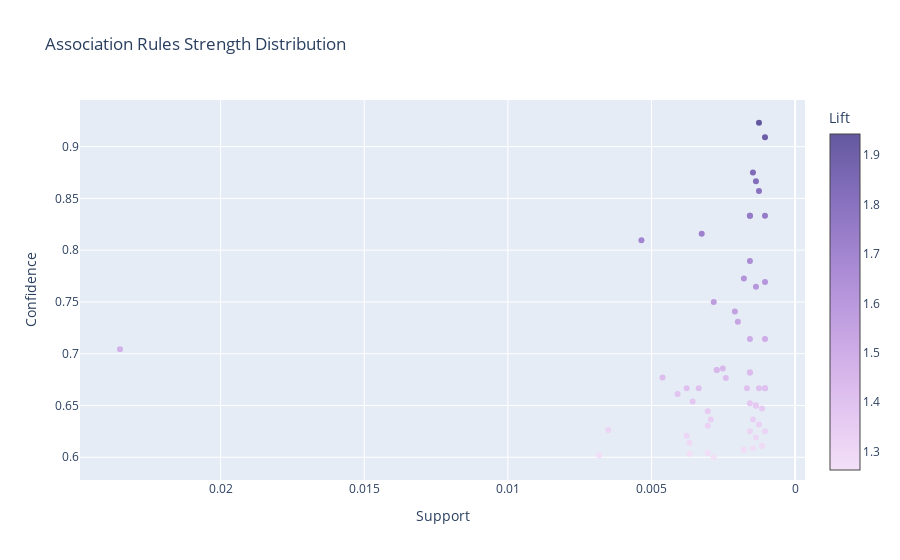
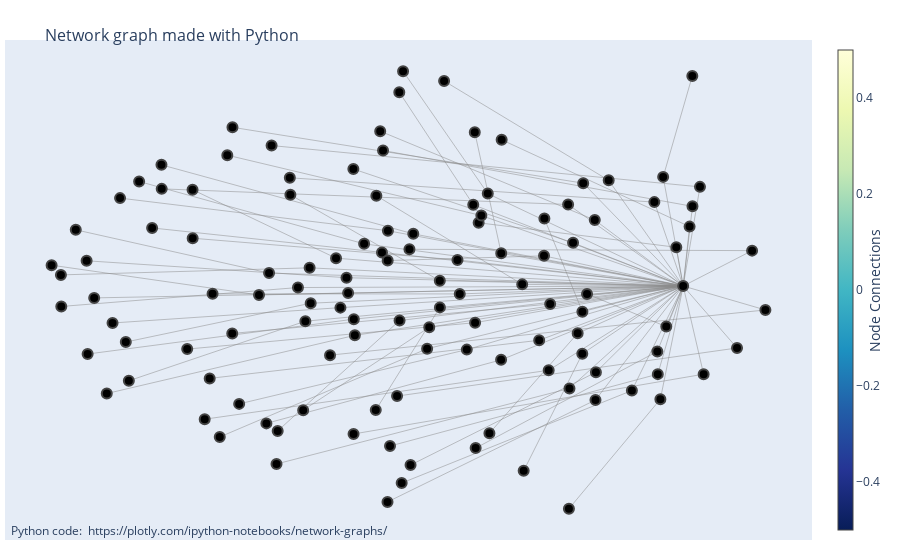

Notebook source saved alongside these figures, in order:
### Code cell
start = time.time()
itemsets, rules = efficient_apriori(transactions, min_support=min_sup, min_confidence=0.6)
times['efficient-apriori'] = time.time() - start
output_efficient_apriori(rules)

### Figure 1 — Plotly figure (JSON) as saved in the notebook; plotly's stock layout.template omitted (floating-point values rounded to 4 significant figures)
{"data": [{"marker": {"color": [1.44, 1.272, 1.717, 1.278, 1.704, 1.318, 1.327, 1.483, 1.373, 1.286, 1.316, 1.281, 1.339, 1.267, 1.443, 1.403, 1.619, 1.425, 1.263, 1.403, 1.435, 1.504, 1.754, 1.292, 1.27, 1.403, 1.559, 1.278, 1.662, 1.61, 1.842, 1.804, 1.356, 1.306, 1.403, 1.278, 1.368, 1.391, 1.627, 1.329, 1.538, 1.435, 1.362, 1.44, 1.368, 1.286, 1.303, 1.368, 1.339, 1.754, 1.316, 1.424, 1.943, 1.579, 1.824, 1.754, 1.376, 1.403, 1.403, 1.504, 1.914], "colorbar": {"title": {"text": "Lift"}}, "colorscale": [[0.0, "rgb(243, 224, 247)"], [0.1667, "rgb(228, 199, 241)"], [0.3333, "rgb(209, 175, 232)"], [0.5, "rgb(185, 152, 221)"], [0.6667, "rgb(159, 130, 206)"], [0.8333, "rgb(130, 109, 186)"], [1.0, "rgb(99, 88, 159)"]]}, "mode": "markers", "text": ["['Art Tray'] => ['Coffee'], Lift: 1.4401966710061374", "['Bakewell'] => ['Coffee'], Lift: 1.2717121245583036", "['Extra Salami or Feta'] => ['Coffee'], Lift: 1.7171575692765482", "['Granola'] => ['Coffee'], Lift: 1.2779767163048965", "['Keeping It Local'] => ['Coffee'], Lift: 1.7039689550731953", "['Salad'] => ['Coffee'], Lift: 1.3182219723739157", "['Tartine'] => ['Coffee'], Lift: 1.3270039560608387", "['Toast'] => ['Coffee'], Lift: 1.4826988465897728", "['Alfajores, Cookies'] => ['Coffee'], Lift: 1.3727627131663849", "['Alfajores, NONE'] => ['Coffee'], Lift: 1.2863295053003534", "['Brownie, Cookies'] => ['Coffee'], Lift: 1.315564266784452", "['Brownie, NONE'] => ['Coffee'], Lift: 1.2812451989552927", "['Brownie, Sandwich'] => ['Coffee'], Lift: 1.3394836170896243", "['Cake, Hot chocolate'] => ['Coffee'], Lift: 1.266839664310954", "['Cake, Medialuna'] => ['Coffee'], Lift: 1.4433619384149419", "['Cake, NONE'] => ['Coffee'], Lift: 1.403268551236749", "['Cake, Salad'] => ['Coffee'], Lift: 1.6191560206577875", "['Cake, Sandwich'] => ['Coffee'], Lift: 1.424857298178853", "['Cake, Scone'] => ['Coffee'], Lift: 1.2629416961130742", "['Cake, Smoothies'] => ['Coffee'], Lift: 1.4032685512367493", "['Cake, Tiffin'] => ['Coffee'], Lift: 1.4351610183103116", "['Cake, Toast'] => ['Coffee'], Lift: 1.5035020191822313", "['Cake, Vegan mincepie'] => ['Coffee'], Lift: 1.7540856890459364", "['Cookies, Hot chocolate'] => ['Coffee'], Lift: 1.2924841919285848", "['Cookies, Juice'] => ['Coffee'], Lift: 1.2701999817229195", "['Cookies, Medialuna'] => ['Coffee'], Lift: 1.403268551236749", "['Cookies, NONE'] => ['Coffee'], Lift: 1.5591872791519437", "['Cookies, Pastry'] => ['Coffee'], Lift: 1.2779767163048965", "['Cookies, Scone'] => ['Coffee'], Lift: 1.661765389622466", "['Extra Salami or Feta, NONE'] => ['Coffee'], Lift: 1.6096315734774476", "['Extra Salami or Feta, Salad'] => ['Coffee'], Lift: 1.8417899734982335", "['Hearty & Seasonal, Sandwich'] => ['Coffee'], Lift: 1.8042024230186773", "['Hot chocolate, Medialuna'] => ['Coffee'], Lift: 1.3564929328621906", "['Hot chocolate, NONE'] => ['Coffee'], Lift: 1.3064914097721458", "['Hot chocolate, Pastry'] => ['Coffee'], Lift: 1.403268551236749", "['Hot chocolate, Scone'] => ['Coffee'], Lift: 1.2779767163048965", "['Jammie Dodgers, Juice'] => ['Coffee'], Lift: 1.3681868374558304", "['Juice, NONE'] => ['Coffee'], Lift: 1.391376444870336", "['Juice, Pastry'] => ['Coffee'], Lift: 1.6265158207516865", "['Juice, Scone'] => ['Coffee'], Lift: 1.3294123116979728", "['Juice, Spanish Brunch'] => ['Coffee'], Lift: 1.5381982196248982", "['Juice, Toast'] => ['Coffee'], Lift: 1.4351610183103116", "['Keeping It Local, Tea'] => ['Coffee'], Lift: 1.3619959467886094", "['Medialuna, NONE'] => ['Coffee'], Lift: 1.4401966710061374", "['Medialuna, Sandwich'] => ['Coffee'], Lift: 1.3681868374558304", "['Medialuna, Toast'] => ['Coffee'], Lift: 1.2863295053003534", "['Muffin, NONE'] => ['Coffee'], Lift: 1.3030350832912672", "['Muffin, Sandwich'] => ['Coffee'], Lift: 1.3681868374558304", "['NONE, Pastry'] => ['Coffee'], Lift: 1.3394836170896243", "['NONE, Scone'] => ['Coffee'], Lift: 1.7540856890459364", "['NONE, Soup'] => ['Coffee'], Lift: 1.3155642667844525", "['NONE, Spanish Brunch'] => ['Coffee'], Lift: 1.423904853460819", "['NONE, Tartine'] => ['Coffee'], Lift: 1.942987224789345", "['NONE, Toast'] => ['Coffee'], Lift: 1.578677120141343", "['Pastry, Toast'] => ['Coffee'], Lift: 1.824249116607774", "['Salad, Sandwich'] => ['Coffee'], Lift: 1.7540856890459364", "['Sandwich, Soup'] => ['Coffee'], Lift: 1.3762826175591194", "['Sandwich, Spanish Brunch'] => ['Coffee'], Lift: 1.403268551236749", "['Bread, Hot chocolate, Pastry'] => ['Coffee'], Lift: 1.4032685512367493", "['Cake, Sandwich, Tea'] => ['Coffee'], Lift: 1.5035020191822313", "['Hot chocolate, Medialuna, NONE'] => ['Coffee'], Lift: 1.913548024413749"], "x": [0.002728, 0.003043, 0.003253, 0.001784, 0.005351, 0.006505, 0.003043, 0.0235, 0.001574, 0.001154, 0.001574, 0.001469, 0.001469, 0.00682, 0.002518, 0.003357, 0.001049, 0.004617, 0.002833, 0.001049, 0.001574, 0.001574, 0.001049, 0.003672, 0.003672, 0.001679, 0.002098, 0.001784, 0.001574, 0.001364, 0.001469, 0.001259, 0.003043, 0.003777, 0.003777, 0.001784, 0.001364, 0.004092, 0.001784, 0.001259, 0.001993, 0.001574, 0.001154, 0.002728, 0.001364, 0.001154, 0.001364, 0.001364, 0.002938, 0.001574, 0.001049, 0.002413, 0.001259, 0.002833, 0.001364, 0.001574, 0.003567, 0.001259, 0.001049, 0.001049, 0.001049], "y": [0.6842, 0.6042, 0.8158, 0.6071, 0.8095, 0.6263, 0.6304, 0.7044, 0.6522, 0.6111, 0.625, 0.6087, 0.6364, 0.6019, 0.6857, 0.6667, 0.7692, 0.6769, 0.6, 0.6667, 0.6818, 0.7143, 0.8333, 0.614, 0.6034, 0.6667, 0.7407, 0.6071, 0.7895, 0.7647, 0.875, 0.8571, 0.6444, 0.6207, 0.6667, 0.6071, 0.65, 0.661, 0.7727, 0.6316, 0.7308, 0.6818, 0.6471, 0.6842, 0.65, 0.6111, 0.619, 0.65, 0.6364, 0.8333, 0.625, 0.6765, 0.9231, 0.75, 0.8667, 0.8333, 0.6538, 0.6667, 0.6667, 0.7143, 0.9091], "type": "scatter"}], "layout": {"xaxis": {"title": {"text": "Support"}, "autorange": "reversed"}, "title": {"text": "Association Rules Strength Distribution"}, "yaxis": {"title": {"text": "Confidence"}}}}

### Figure 2 — Plotly figure (JSON) as saved in the notebook; plotly's stock layout.template omitted (floating-point values rounded to 4 significant figures; data arrays with more than 128 entries replaced by an {"elided": "..."} marker saying what was removed)
{"data": [{"hoverinfo": "none", "line": {"color": "#888", "width": 0.5}, "mode": "lines", "x": {"elided": "366 float values"}, "y": {"elided": "366 float values"}, "type": "scatter"}, {"hoverinfo": "text", "marker": {"color": [], "colorbar": {"thickness": 15, "title": {"side": "right", "text": "Node Connections"}, "xanchor": "left"}, "colorscale": [[0.0, "rgb(255,255,217)"], [0.125, "rgb(237,248,177)"], [0.25, "rgb(199,233,180)"], [0.375, "rgb(127,205,187)"], [0.5, "rgb(65,182,196)"], [0.625, "rgb(29,145,192)"], [0.75, "rgb(34,94,168)"], [0.875, "rgb(37,52,148)"], [1.0, "rgb(8,29,88)"]], "line": {"width": 2}, "reversescale": true, "showscale": true, "size": 10}, "mode": "markers", "text": ["0", "Art Tray", "Coffee", "1", "Bakewell", "2", "Extra Salami or Feta", "3", "Granola", "4", "Keeping It Local", "5", "Salad", "6", "Tartine", "7", "Toast", "8", "Alfajores, Cookies", "9", "Alfajores, NONE", "10", "Brownie, Cookies", "11", "Brownie, NONE", "12", "Brownie, Sandwich", "13", "Cake, Hot chocolate", "14", "Cake, Medialuna", "15", "Cake, NONE", "16", "Cake, Salad", "17", "Cake, Sandwich", "18", "Cake, Scone", "19", "Cake, Smoothies", "20", "Cake, Tiffin", "21", "Cake, Toast", "22", "Cake, Vegan mincepie", "23", "Cookies, Hot chocolate", "24", "Cookies, Juice", "25", "Cookies, Medialuna", "26", "Cookies, NONE", "27", "Cookies, Pastry", "28", "Cookies, Scone", "29", "Extra Salami or Feta, NONE", "30", "Extra Salami or Feta, Salad", "31", "Hearty & Seasonal, Sandwich", "32", "Hot chocolate, Medialuna", "33", "Hot chocolate, NONE", "34", "Hot chocolate, Pastry", "35", "Hot chocolate, Scone", "36", "Jammie Dodgers, Juice", "37", "Juice, NONE", "38", "Juice, Pastry", "39", "Juice, Scone", "40", "Juice, Spanish Brunch", "41", "Juice, Toast", "42", "Keeping It Local, Tea", "43", "Medialuna, NONE", "44", "Medialuna, Sandwich", "45", "Medialuna, Toast", "46", "Muffin, NONE", "47", "Muffin, Sandwich", "48", "NONE, Pastry", "49", "NONE, Scone", "50", "NONE, Soup", "51", "NONE, Spanish Brunch", "52", "NONE, Tartine", "53", "NONE, Toast", "54", "Pastry, Toast", "55", "Salad, Sandwich", "56", "Sandwich, Soup", "57", "Sandwich, Spanish Brunch", "58", "Bread, Hot chocolate, Pastry", "59", "Cake, Sandwich, Tea", "60", "Hot chocolate, Medialuna, NONE"], "x": [0.4933, -0.4821, 0.7713, 0.7244, 0.5039, 0.02071, -0.6796, -0.3, -0.9581, -0.01738, -0.3563, 0.2653, 0.1918, -0.3803, -0.9179, -0.165, -0.8877, -0.2646, -0.7787, -0.1605, -0.8667, 0.4651, -0.1459, 0.4014, -0.4827, 0.2649, -0.3878, 0.1696, -0.4635, 0.5642, 0.1064, 0.7522, 0.2025, 0.1875, -0.01817, -0.116, -0.7417, 0.15, -0.5374, 0.3973, -0.5593, 0.7079, 0.4536, 0.6912, -0.3226, -0.04979, -0.7947, 0.0948, -0.0836, -0.0663, -0.7055, 0.3843, -0.05046, 0.05924, -0.5174, 0.491, 0.3853, 0.8181, -0.3733, 0.5287, 0.01316, -0.2793, -0.7703, 0.9211, -0.02436, 0.6287, -0.01154, 0.7972, -0.06337, 0.4551, -0.3596, 0.7008, -0.04397, 0.6995, 0.1942, 0.09449, -0.321, 0.2279, -0.007652, 0.8282, -0.1454, 0.3237, -0.08192, 0.21, -0.4965, -0.1446, -0.8849, 0.5255, -0.07125, 0.4779, 0.2325, 0.7157, 0.7967, 0.963, 0.0101, 0.3709, -0.5455, -0.1941, -0.5931, 0.1927, -0.608, -0.4083, -0.9851, 0.1437, -0.5928, -0.1418, -0.8316, 0.06517, -0.2855, 0.4907, 0.3277, 0.7892, 0.2665, 1.0, -0.2108, 0.4513, -0.6789, -0.2675, -0.9592, -0.1819, -0.8156, 0.5275, -0.05095], "y": [0.4455, 0.6773, 0.01878, -0.1496, -0.01426, 0.2353, 0.5215, 0.01247, -0.06602, -0.1244, -0.5823, 0.1546, 0.6567, 0.0725, 0.252, 0.05326, 0.1235, -0.05259, -0.2136, -0.01021, -0.0305, 0.1979, 0.5043, -0.05585, -0.178, -0.2876, -0.5511, -0.2451, -0.4702, 0.4573, 0.8695, 0.1795, 0.2812, 0.3561, 0.8231, 0.1937, 0.4526, -0.01405, -0.01376, -0.3308, -0.5338, -0.4508, -0.9054, 0.3669, 0.4679, 0.2483, 0.3835, -0.06984, -0.496, 0.1581, 0.2598, 0.144, 0.1244, -0.2415, -0.6075, -0.08757, 0.2986, 0.4302, 0.6016, -0.3391, -0.724, -0.1271, -0.3743, -0.2383, -0.4379, -0.4149, -0.7988, 0.3494, 0.581, -0.406, -0.7195, -0.3468, -0.6452, -0.2528, -0.6537, 0.04069, 0.3973, 0.4022, 0.9099, -0.3471, -0.5951, 0.02564, 0.3935, 0.3112, 0.5617, -0.1187, -0.2634, 0.2925, 0.6611, -0.1775, -0.5918, 0.4716, 0.8901, 0.1656, 0.1712, -0.2063, -0.3645, 0.1343, 0.4185, -0.1334, -0.2429, -0.01833, 0.1052, 0.1272, 0.2171, -0.1859, -0.4274, -0.1523, -0.4964, -0.2626, -0.7481, 0.2652, 0.6256, -0.08053, -0.268, 0.3571, 0.4219, 0.09424, 0.06494, -0.07087, -0.1346, -0.454, -0.8771], "type": "scatter"}], "layout": {"annotations": [{"showarrow": false, "text": "Python code: <a href='https://plotly.com/ipython-notebooks/network-graphs/'> https://plotly.com/ipython-notebooks/network-graphs/</a>", "x": 0.005, "xref": "paper", "y": -0.002, "yref": "paper"}], "hovermode": "closest", "margin": {"b": 20, "l": 5, "r": 5, "t": 40}, "showlegend": false, "title": {"font": {"size": 16}, "text": "<br>Network graph made with Python"}, "xaxis": {"showgrid": false, "showticklabels": false, "zeroline": false}, "yaxis": {"showgrid": false, "showticklabels": false, "zeroline": false}}}
